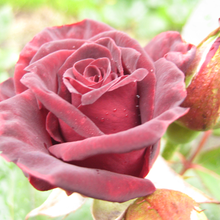
%> input picture HW7/image-pj7c.tif, 220 x 220 px, shrunk from 600 x 600 before the run
$ octave hw7_0510894.m   (GNU Octave 9; MATLAB toolbox functions it lacks are replaced by stand-ins)
%> lines starting %> are read from the running program, lines starting %| are printed output that depends on the picture
%%%%%%%%%%% load image %%%%%%%%%%%%%%%
Img=im2double(imread('image-pj7c.tif'));
[w, h, ch] = size(Img);
%> w = 220; h = 220; ch = 3
red = Img(:,:,1);
green = Img(:,:,2);
blue = Img(:,:,3);
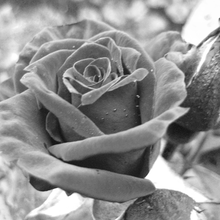
%> blue: size 220x220 double; min 0.0667, max 1, mean 0.563
super = 100;
s = sqrt(w*h/super);
%> s = 22
c = 1;
T = 10;
%%%%%%%%%%% init m %%%%%%%%%%%%%%%
m = zeros(sqrt(super),5);
ti = 1;
for i = 1:s:w
    for j = 1:s:h
        m(ti,1:3) = Img(i+s-1,j+s-1,:);
        m(ti,4) = i+s-1;
        m(ti,5) = j+s-1;
        ti =ti+1;
    end
end
%> after the loop, m = 100 rows, first 8: [1 0.961 0.886 22 22; 0.976 0.906 0.792 22 44; 0.933 0.925 0.659 22 66; 0.835 0.58 0.639 22 88; 0.855 0.949 0.69 22 110; 0.851 0.902 0.588 22 132; 0.933 0.984 0.894 22 154; 0.82 0.937 0.592 22 176]; ti = 101
L = -1*ones(w,h);
d = Inf(w,h);
x = m(:,4);
%> x = 100 values from 22 to 220
y = m(:,5);
%> y = 100 values, max 220 at index 10, min 22 at index 1, mean 121
%%%%%%%%%%% do SLIC %%%%%%%%%%%%%%%
% [29 lines of commented-out code are left out]
new_m = zeros(super,5);
E = -Inf;
num=0;
ix = 1:w;
%> ix = 220 values from 1 to 220
iy = 1:h;
%> iy = 220 values from 1 to 220
ixx = repmat(ix,h,1);
iyy = repmat(iy',1,w);
while E < T
    for k = 1: super
        for i = x(k)-1*s+1:x(k)+s
            for j = y(k)-1*s+1:y(k)+s
                if i <= w && j <=h
                    dc = sqrt((Img(i,j,1)-m(k,1)).^2 + (Img(i,j,2)-m(k,2)).^2 + (Img(i,j,3)-m(k,3)).^2);
                    ds = sqrt((i-m(k,4)).^2 + (j-m(k,5)).^2);
                    D = sqrt(dc^2+c^2*(ds/s)^2);
                    if D<d(i,j)
                        d(i,j) = D;
                        L(i,j) = k;
                    end
                end
            end
        end
%         new_m(k,:) = 1/(sum(sum(L==k))).*[sum(red(L==k)),sum(green(L==k)),sum(blue(L==k))];
        new_m(k,:) = 1/(sum(sum(L==k))).*[sum(red(L==k)),sum(green(L==k)),sum(blue(L==k)),sum(ixx(L==k)),sum(iyy(L==k))];

    end
%     E = sum(sqrt(sum((new_m - m(:,1:3)).^2,2)));
    E = sum(sqrt(sum((new_m - m(:,1:5)).^2,2)));
%     m(:,1:3) = new_m;
    m(:,1:5) = new_m;
    num =num+1;
end
%> this loop made 1 pass
%> E on pass 1: 10319.1
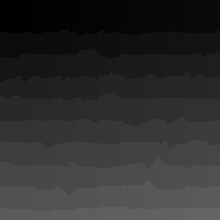
%> L: size 220x220 double; min 1, max 100, mean 45.6
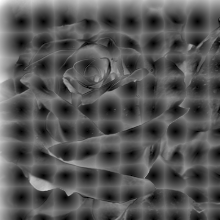
%> d: size 220x220 double; min 0, max 1.47, mean 0.495; drawn with min black and max white
%> after the loop, D = 0; dc = 0; ds = 0; m = 100 rows, first 8: [0.917 0.895 0.71 22.5 22.5; 0.925 0.816 0.662 49.42 22.41; 0.884 0.753 0.578 71.7 22.33; 0.886 0.742 0.637 93.56 23; 0.866 0.82 0.685 115.8 21.89; 0.861 0.886 0.723 137.8 22.6; 0.856 0.882 0.69 159.4 22.41; 0.89 0.897 0.752 181.3 22.33]; new_m has the same summary as m; num = 1
for k = 1:super
    red(L==k) = m(k,1);
    green(L==k) = m(k,2);
    blue(L==k) = m(k,3);
end
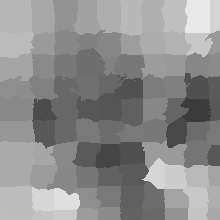
%> blue: size 220x220 double; min 0.232, max 0.912, mean 0.555
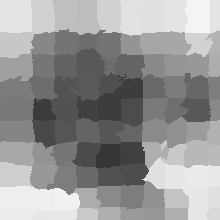
%> green: size 220x220 double; min 0.213, max 0.957, mean 0.593
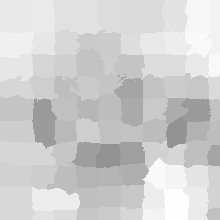
%> red: size 220x220 double; min 0.579, max 0.998, mean 0.815
%%%%%%%%%%% assign the final result %%%%%%%%%%%%%%%
result=zeros(w,h,3);
result(:,:,1)=red;
result(:,:,2)=green;
result(:,:,3)=blue;
%%%%%%%%%%% plot figure %%%%%%%%%%%%%%%
figure;
imshow(result)
title([num2str(super) ' superpixel & c=' num2str(c)])
saveas(gcf,[num2str(super) ' superpixel & c=' num2str(c)],'png');

figure;
diff = Img-result;
imshow(diff);
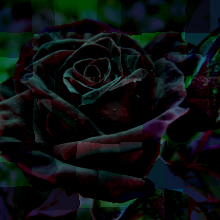
%> displayed picture: size 220x220x3, on the screen's scale of 0 to 255; mean R, G, B 10.7, 15.2, 15.6
title([num2str(super) ' superpixel & c=' num2str(c) ' origin-result difference'])
saveas(gcf,[num2str(super) ' superpixel & c=' num2str(c) ' origin-result difference'],'png');
